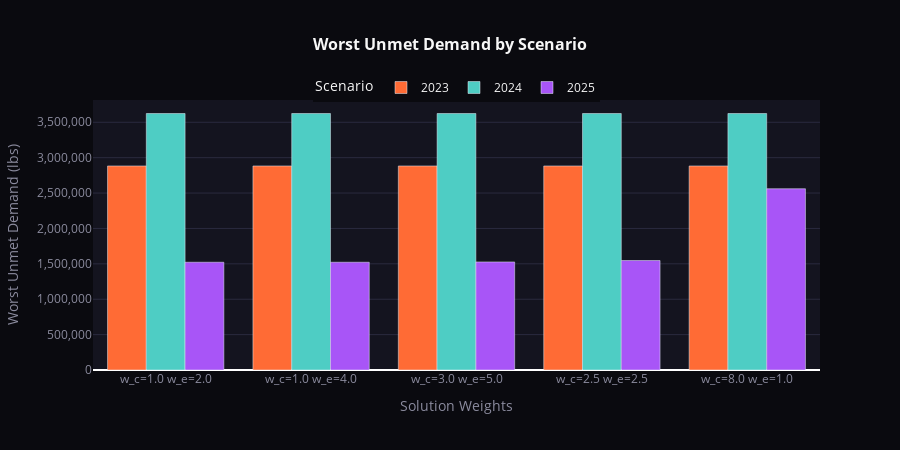

The code cell stored with this chart in its notebook:
### Markdown cell above
---
## 2. Scenario Comparison: Worst Unmet Demand by Year

### Code cell
# Select a few representative solutions
df_sorted = pareto_df.sort_values('avg_equity_t')
selected_idx = [0, len(df_sorted)//4, len(df_sorted)//2, 3*len(df_sorted)//4, len(df_sorted)-1]
selected = df_sorted.iloc[selected_idx].reset_index(drop=True)

fig = go.Figure()

x_labels = [f"w_c={row.w_cost:.1f}\nw_e={row.w_eq:.1f}" for _, row in selected.iterrows()]

fig.add_trace(go.Bar(name='2023', x=x_labels, y=selected['t_2023'], marker_color=COLORS['scenario_2023']))
fig.add_trace(go.Bar(name='2024', x=x_labels, y=selected['t_2024'], marker_color=COLORS['scenario_2024']))
fig.add_trace(go.Bar(name='2025', x=x_labels, y=selected['t_2025'], marker_color=COLORS['scenario_2025']))

fig.update_layout(
    title=dict(text="<b>Worst Unmet Demand by Scenario</b>", x=0.5, font=dict(size=16, color=COLORS['text'])),
    xaxis=dict(title="Solution Weights", color=COLORS['text_muted']),
    yaxis=dict(title="Worst Unmet Demand (lbs)", tickformat=',', gridcolor=COLORS['grid'], color=COLORS['text_muted']),
    barmode='group',
    plot_bgcolor=COLORS['surface'],
    paper_bgcolor=COLORS['background'],
    font=dict(color=COLORS['text']),
    legend=dict(title='Scenario', orientation='h', y=1.1, x=0.5, xanchor='center'),
    height=450
)

fig.show()

## Map
## Distribution of unmet deamnd (Visual of changing unmet demand overtime, number of miles driven, distance)

### Figure 1 — Plotly figure (JSON) as saved in the notebook; plotly's stock layout.template omitted (floating-point values rounded to 4 significant figures)
{"data": [{"marker": {"color": "#ff6b35"}, "name": "2023", "type": "bar", "x": ["w_c=1.0\nw_e=2.0", "w_c=1.0\nw_e=4.0", "w_c=3.0\nw_e=5.0", "w_c=2.5\nw_e=2.5", "w_c=8.0\nw_e=1.0"], "y": [2883000.0, 2883000.0, 2883000.0, 2883000.0, 2883000.0]}, {"marker": {"color": "#4ecdc4"}, "name": "2024", "type": "bar", "x": ["w_c=1.0\nw_e=2.0", "w_c=1.0\nw_e=4.0", "w_c=3.0\nw_e=5.0", "w_c=2.5\nw_e=2.5", "w_c=8.0\nw_e=1.0"], "y": [3624000.0, 3624000.0, 3624000.0, 3624000.0, 3624000.0]}, {"marker": {"color": "#a855f7"}, "name": "2025", "type": "bar", "x": ["w_c=1.0\nw_e=2.0", "w_c=1.0\nw_e=4.0", "w_c=3.0\nw_e=5.0", "w_c=2.5\nw_e=2.5", "w_c=8.0\nw_e=1.0"], "y": [1523000.0, 1523000.0, 1527000.0, 1547000.0, 2561000.0]}], "layout": {"barmode": "group", "font": {"color": "#f7f7f7"}, "height": 450, "legend": {"orientation": "h", "title": {"text": "Scenario"}, "x": 0.5, "xanchor": "center", "y": 1.1}, "paper_bgcolor": "#0a0a0f", "plot_bgcolor": "#14141f", "title": {"font": {"color": "#f7f7f7", "size": 16}, "text": "<b>Worst Unmet Demand by Scenario</b>", "x": 0.5}, "xaxis": {"color": "#8b8b9e", "title": {"text": "Solution Weights"}}, "yaxis": {"color": "#8b8b9e", "gridcolor": "#2a2a3e", "tickformat": ",", "title": {"text": "Worst Unmet Demand (lbs)"}}}}
